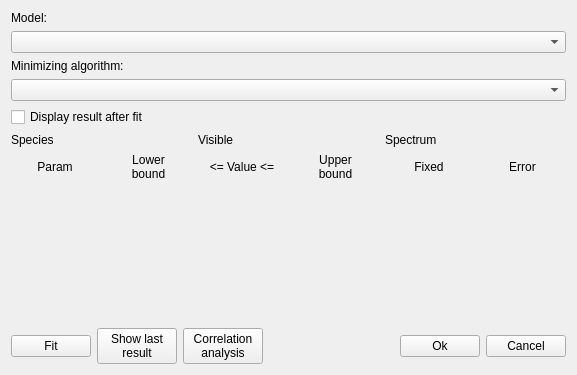
<?xml version="1.0" encoding="UTF-8"?>
<ui version="4.0">
 <class>Dialog</class>
 <widget class="QDialog" name="Dialog">
  <property name="geometry">
   <rect>
    <x>0</x>
    <y>0</y>
    <width>577</width>
    <height>375</height>
   </rect>
  </property>
  <property name="windowTitle">
   <string>Dialog</string>
  </property>
  <layout class="QGridLayout" name="gridLayout_3">
   <item row="0" column="0">
    <layout class="QVBoxLayout" name="verticalLayout">
     <item>
      <widget class="QLabel" name="label_2">
       <property name="text">
        <string>Model:</string>
       </property>
      </widget>
     </item>
     <item>
      <widget class="QComboBox" name="cbModel"/>
     </item>
     <item>
      <widget class="QLabel" name="label_13">
       <property name="text">
        <string>Minimizing algorithm:</string>
       </property>
      </widget>
     </item>
     <item>
      <widget class="QComboBox" name="cbMethod"/>
     </item>
     <item>
      <widget class="QCheckBox" name="cbDisplaResult">
       <property name="text">
        <string>Display result after fit</string>
       </property>
      </widget>
     </item>
     <item>
      <layout class="QGridLayout" name="gridLayout_2">
       <item row="0" column="0">
        <widget class="QLabel" name="label_10">
         <property name="text">
          <string>Species</string>
         </property>
         <property name="alignment">
          <set>Qt::AlignLeading|Qt::AlignLeft|Qt::AlignVCenter</set>
         </property>
         <property name="margin">
          <number>0</number>
         </property>
        </widget>
       </item>
       <item row="0" column="2">
        <widget class="QLabel" name="label_15">
         <property name="layoutDirection">
          <enum>Qt::LeftToRight</enum>
         </property>
         <property name="text">
          <string>Spectrum</string>
         </property>
         <property name="alignment">
          <set>Qt::AlignLeading|Qt::AlignLeft|Qt::AlignVCenter</set>
         </property>
        </widget>
       </item>
       <item row="0" column="1">
        <widget class="QLabel" name="label_14">
         <property name="text">
          <string>Visible</string>
         </property>
         <property name="alignment">
          <set>Qt::AlignLeading|Qt::AlignLeft|Qt::AlignVCenter</set>
         </property>
        </widget>
       </item>
      </layout>
     </item>
     <item>
      <layout class="QGridLayout" name="gridLayout">
       <item row="0" column="4">
        <widget class="QLabel" name="label_7">
         <property name="text">
          <string>Fixed</string>
         </property>
         <property name="alignment">
          <set>Qt::AlignCenter</set>
         </property>
        </widget>
       </item>
       <item row="0" column="0">
        <widget class="QLabel" name="label_3">
         <property name="text">
          <string>Param</string>
         </property>
         <property name="alignment">
          <set>Qt::AlignCenter</set>
         </property>
         <property name="margin">
          <number>0</number>
         </property>
        </widget>
       </item>
       <item row="0" column="5">
        <widget class="QLabel" name="label_8">
         <property name="text">
          <string>Error</string>
         </property>
         <property name="alignment">
          <set>Qt::AlignCenter</set>
         </property>
        </widget>
       </item>
       <item row="0" column="3">
        <widget class="QLabel" name="label_6">
         <property name="text">
          <string>Upper
bound</string>
         </property>
         <property name="alignment">
          <set>Qt::AlignCenter</set>
         </property>
        </widget>
       </item>
       <item row="0" column="1">
        <widget class="QLabel" name="label_4">
         <property name="text">
          <string>Lower
bound</string>
         </property>
         <property name="alignment">
          <set>Qt::AlignCenter</set>
         </property>
        </widget>
       </item>
       <item row="0" column="2">
        <widget class="QLabel" name="label_5">
         <property name="text">
          <string>&lt;= Value &lt;=</string>
         </property>
         <property name="alignment">
          <set>Qt::AlignCenter</set>
         </property>
        </widget>
       </item>
      </layout>
     </item>
     <item>
      <spacer name="verticalSpacer">
       <property name="orientation">
        <enum>Qt::Vertical</enum>
       </property>
       <property name="sizeType">
        <enum>QSizePolicy::Expanding</enum>
       </property>
       <property name="sizeHint" stdset="0">
        <size>
         <width>20</width>
         <height>40</height>
        </size>
       </property>
      </spacer>
     </item>
     <item>
      <layout class="QHBoxLayout" name="horizontalLayout_2">
       <item>
        <widget class="QPushButton" name="btnFit">
         <property name="text">
          <string>Fit</string>
         </property>
         <property name="checkable">
          <bool>false</bool>
         </property>
         <property name="checked">
          <bool>false</bool>
         </property>
         <property name="autoRepeat">
          <bool>false</bool>
         </property>
         <property name="autoDefault">
          <bool>false</bool>
         </property>
        </widget>
       </item>
       <item>
        <widget class="QPushButton" name="btnShowLastResult">
         <property name="text">
          <string>Show last
result</string>
         </property>
         <property name="checkable">
          <bool>false</bool>
         </property>
         <property name="checked">
          <bool>false</bool>
         </property>
         <property name="autoRepeat">
          <bool>false</bool>
         </property>
         <property name="autoDefault">
          <bool>false</bool>
         </property>
        </widget>
       </item>
       <item>
        <widget class="QPushButton" name="btnCorrelation">
         <property name="text">
          <string>Correlation
analysis</string>
         </property>
         <property name="checkable">
          <bool>false</bool>
         </property>
         <property name="checked">
          <bool>false</bool>
         </property>
         <property name="autoRepeat">
          <bool>false</bool>
         </property>
         <property name="autoDefault">
          <bool>false</bool>
         </property>
        </widget>
       </item>
       <item>
        <spacer name="horizontalSpacer">
         <property name="orientation">
          <enum>Qt::Horizontal</enum>
         </property>
         <property name="sizeHint" stdset="0">
          <size>
           <width>40</width>
           <height>20</height>
          </size>
         </property>
        </spacer>
       </item>
       <item>
        <widget class="QPushButton" name="btnOK">
         <property name="text">
          <string>Ok</string>
         </property>
         <property name="autoDefault">
          <bool>false</bool>
         </property>
        </widget>
       </item>
       <item>
        <widget class="QPushButton" name="btnCancel">
         <property name="text">
          <string>Cancel</string>
         </property>
         <property name="autoDefault">
          <bool>false</bool>
         </property>
        </widget>
       </item>
      </layout>
     </item>
    </layout>
   </item>
  </layout>
 </widget>
 <resources/>
 <connections/>
</ui>
